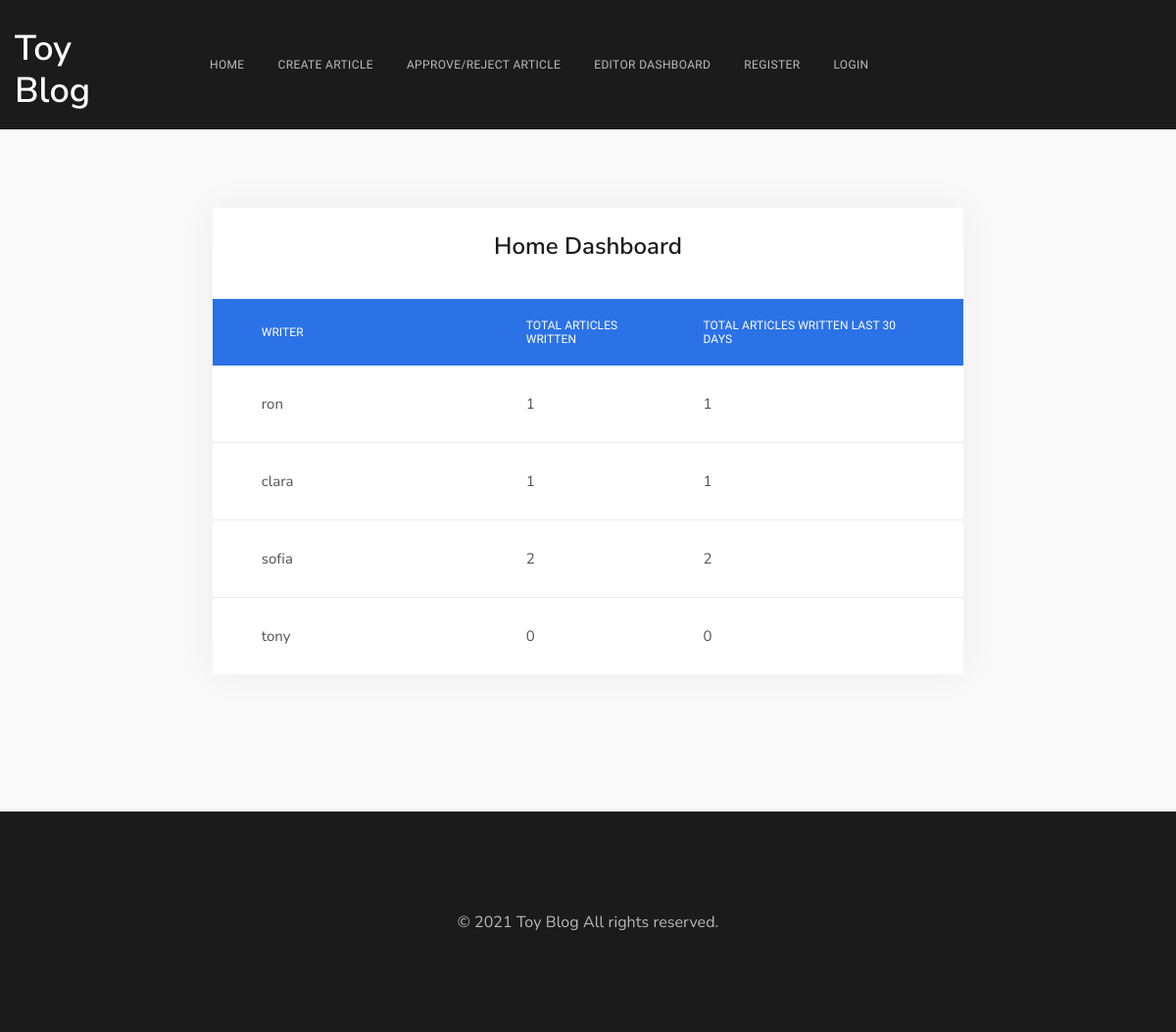
The page / on the database its author committed.
### blog/models.py (models this page shows, shortened)
class Writer(models.Model):
    name = models.OneToOneField(User, on_delete = models.CASCADE)
    is_editor = models.BooleanField(default=False)

### blog/views.py (the view)
# urls.py: path('', views.index_view, name="index"),
def index_view(request):
    article_in_last_30_days = Count(
        'article_writer',
        filter=Q(article_writer__created_at__gt=timezone.now() - datetime.timedelta(days=30))
    )
    writers_listing = Writer.objects.annotate(
        total_articles=Count('article_writer'),
        article_in_30_days=article_in_last_30_days
    )
    context = {
        'writers_listing':writers_listing,
    }
    return render (request, 'index.html', context)

### templates/index.html (shortened to what this page needs)
{% extends "base.html" %}
{% load static %}
{% block content %}
<div class="dx-main">
    <div class="dx-box-5 pb-100 bg-grey-6">
        <div class="container">
            <div class="row vertical-gap md-gap">
                <div class="offset-lg-2 col-lg-8">
                    <div class="dx-box dx-box-decorated">
                        <div class="dx-blog-post">
                            <div class="dx-blog-post-box pt-30 pb-30">
                                <h2 class="h4 mnt-5 mb-9 text-center">Home Dashboard</h2>
                            </div>
                            <div class="table-responsive">
                                <table class="dx-table dx-table-default">
                                    <thead>
                                        <tr>
                                            <th scope="col">Writer</th>
                                            <th scope="col">Total Articles Written</th>
                                            <th scope="col">Total Articles Written Last 30 days</th>
                                        </tr>
                                    </thead>
                                    <tbody>
                                        {% for writer in writers_listing %}
                                        <tr>
                                            <th scope="row">
                                                <p class="mb-0">{{ writer.name }}</p>
                                            </th>
                                            <td>{{ writer.total_articles }}</td>
                                            <td>{{ writer.article_in_30_days }}</td>
                                        </tr>
                                        {% endfor %}
                                    </tbody>
                                </table>
                            </div>
                        </div>
                    </div>
                </div>
                <div class="col-lg-4">
                </div>
            </div>
        </div>
    </div>
</div>
{% endblock content %}

### static/css/custom.css (style rules this page uses)
body { overflow-x: hidden !important; }
.dx-blog-post .dx-blog-post-box { padding-left: 50px; padding-right: 50px; }

### rows shown on the page
Writer: name "ron", total_articles "1", article_in_30_days "1"
Writer: name "clara", total_articles "1", article_in_30_days "1"
Writer: name "sofia", total_articles "2", article_in_30_days "2"
Writer: name "tony", total_articles "0", article_in_30_days "0"
